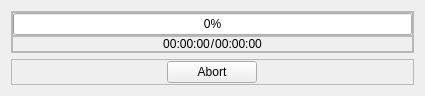
<?xml version="1.0" encoding="UTF-8"?>
<ui version="4.0">
 <class>Form</class>
 <widget class="QWidget" name="Form">
  <property name="geometry">
   <rect>
    <x>0</x>
    <y>0</y>
    <width>425</width>
    <height>96</height>
   </rect>
  </property>
  <property name="sizePolicy">
   <sizepolicy hsizetype="Fixed" vsizetype="Fixed">
    <horstretch>0</horstretch>
    <verstretch>0</verstretch>
   </sizepolicy>
  </property>
  <property name="maximumSize">
   <size>
    <width>425</width>
    <height>96</height>
   </size>
  </property>
  <property name="windowTitle">
   <string>acquisition</string>
  </property>
  <layout class="QVBoxLayout" name="verticalLayout_2">
   <item>
    <widget class="QFrame" name="frame">
     <property name="frameShape">
      <enum>QFrame::StyledPanel</enum>
     </property>
     <property name="frameShadow">
      <enum>QFrame::Raised</enum>
     </property>
     <layout class="QVBoxLayout" name="verticalLayout">
      <property name="spacing">
       <number>0</number>
      </property>
      <property name="leftMargin">
       <number>0</number>
      </property>
      <property name="topMargin">
       <number>0</number>
      </property>
      <property name="rightMargin">
       <number>0</number>
      </property>
      <property name="bottomMargin">
       <number>0</number>
      </property>
      <item>
       <widget class="QFrame" name="frame_3">
        <property name="frameShape">
         <enum>QFrame::StyledPanel</enum>
        </property>
        <property name="frameShadow">
         <enum>QFrame::Raised</enum>
        </property>
        <layout class="QHBoxLayout" name="horizontalLayout_2">
         <property name="spacing">
          <number>0</number>
         </property>
         <property name="leftMargin">
          <number>0</number>
         </property>
         <property name="topMargin">
          <number>0</number>
         </property>
         <property name="rightMargin">
          <number>0</number>
         </property>
         <property name="bottomMargin">
          <number>0</number>
         </property>
         <item>
          <widget class="QProgressBar" name="progressBar">
           <property name="value">
            <number>0</number>
           </property>
          </widget>
         </item>
        </layout>
       </widget>
      </item>
      <item>
       <widget class="QFrame" name="frame_4">
        <property name="frameShape">
         <enum>QFrame::StyledPanel</enum>
        </property>
        <property name="frameShadow">
         <enum>QFrame::Raised</enum>
        </property>
        <layout class="QHBoxLayout" name="horizontalLayout">
         <property name="spacing">
          <number>0</number>
         </property>
         <property name="leftMargin">
          <number>150</number>
         </property>
         <property name="topMargin">
          <number>0</number>
         </property>
         <property name="rightMargin">
          <number>150</number>
         </property>
         <property name="bottomMargin">
          <number>0</number>
         </property>
         <item>
          <widget class="QLabel" name="label_time_passed">
           <property name="text">
            <string>00:00:00</string>
           </property>
           <property name="alignment">
            <set>Qt::AlignCenter</set>
           </property>
          </widget>
         </item>
         <item>
          <widget class="QLabel" name="label_3">
           <property name="layoutDirection">
            <enum>Qt::LeftToRight</enum>
           </property>
           <property name="frameShape">
            <enum>QFrame::NoFrame</enum>
           </property>
           <property name="text">
            <string>/</string>
           </property>
           <property name="alignment">
            <set>Qt::AlignCenter</set>
           </property>
          </widget>
         </item>
         <item>
          <widget class="QLabel" name="label_time_expected">
           <property name="text">
            <string>00:00:00</string>
           </property>
           <property name="alignment">
            <set>Qt::AlignCenter</set>
           </property>
          </widget>
         </item>
        </layout>
       </widget>
      </item>
     </layout>
    </widget>
   </item>
   <item>
    <widget class="QFrame" name="frame_2">
     <property name="frameShape">
      <enum>QFrame::StyledPanel</enum>
     </property>
     <property name="frameShadow">
      <enum>QFrame::Raised</enum>
     </property>
     <layout class="QHBoxLayout" name="horizontalLayout_3">
      <property name="spacing">
       <number>0</number>
      </property>
      <property name="leftMargin">
       <number>0</number>
      </property>
      <property name="topMargin">
       <number>0</number>
      </property>
      <property name="rightMargin">
       <number>0</number>
      </property>
      <property name="bottomMargin">
       <number>0</number>
      </property>
      <item>
       <widget class="QPushButton" name="pushButton_abort">
        <property name="sizePolicy">
         <sizepolicy hsizetype="Fixed" vsizetype="Fixed">
          <horstretch>0</horstretch>
          <verstretch>0</verstretch>
         </sizepolicy>
        </property>
        <property name="maximumSize">
         <size>
          <width>90</width>
          <height>16777215</height>
         </size>
        </property>
        <property name="text">
         <string>Abort</string>
        </property>
       </widget>
      </item>
     </layout>
    </widget>
   </item>
  </layout>
 </widget>
 <resources/>
 <connections/>
</ui>
